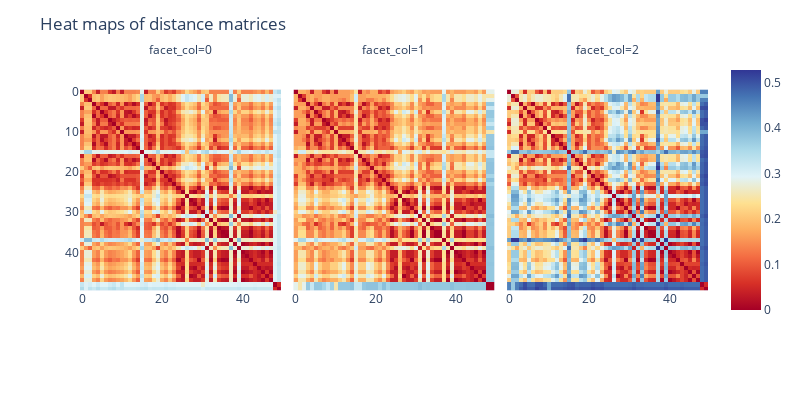

Notebook code for this chart:
### Code cell
heatmaps((D1,D2,D_sheaf))

### Figure 1 — Plotly figure (JSON) as saved in the notebook; plotly's stock layout.template omitted (floating-point values rounded to 4 significant figures; data arrays with more than 128 entries replaced by an {"elided": "..."} marker saying what was removed)
{"data": [{"coloraxis": "coloraxis", "hovertemplate": "x: %{x}<br>y: %{y}<br>color: %{z}<extra></extra>", "name": "0", "type": "heatmap", "xaxis": "x", "yaxis": "y", "z": {"elided": "50x50 float values"}}, {"coloraxis": "coloraxis", "hovertemplate": "x: %{x}<br>y: %{y}<br>color: %{z}<extra></extra>", "name": "1", "type": "heatmap", "xaxis": "x2", "yaxis": "y2", "z": {"elided": "50x50 float values"}}, {"coloraxis": "coloraxis", "hovertemplate": "x: %{x}<br>y: %{y}<br>color: %{z}<extra></extra>", "name": "2", "type": "heatmap", "xaxis": "x3", "yaxis": "y3", "z": {"elided": "50x50 float values"}}], "layout": {"annotations": [{"font": {}, "showarrow": false, "text": "facet_col=0", "x": 0.16, "xanchor": "center", "xref": "paper", "y": 1, "yanchor": "bottom", "yref": "paper"}, {"font": {}, "showarrow": false, "text": "facet_col=1", "x": 0.5, "xanchor": "center", "xref": "paper", "y": 1, "yanchor": "bottom", "yref": "paper"}, {"font": {}, "showarrow": false, "text": "facet_col=2", "x": 0.84, "xanchor": "center", "xref": "paper", "y": 1, "yanchor": "bottom", "yref": "paper"}], "coloraxis": {"colorscale": [[0, "rgb(165,0,38)"], [0.1111, "rgb(215,48,39)"], [0.2222, "rgb(244,109,67)"], [0.3333, "rgb(253,174,97)"], [0.4444, "rgb(254,224,144)"], [0.5556, "rgb(224,243,248)"], [0.6667, "rgb(171,217,233)"], [0.7778, "rgb(116,173,209)"], [0.8889, "rgb(69,117,180)"], [1, "rgb(49,54,149)"]]}, "height": 400, "margin": {"t": 60}, "title": {"text": "Heat maps of distance matrices"}, "width": 800, "xaxis": {"anchor": "y", "constrain": "domain", "domain": [0, 0.32], "scaleanchor": "y"}, "xaxis2": {"anchor": "y2", "domain": [0.34, 0.66], "matches": "x"}, "xaxis3": {"anchor": "y3", "domain": [0.68, 1.0], "matches": "x"}, "yaxis": {"anchor": "x", "autorange": "reversed", "constrain": "domain", "domain": [0, 1]}, "yaxis2": {"anchor": "x2", "domain": [0, 1], "matches": "y", "showticklabels": false}, "yaxis3": {"anchor": "x3", "domain": [0, 1], "matches": "y", "showticklabels": false}}}
